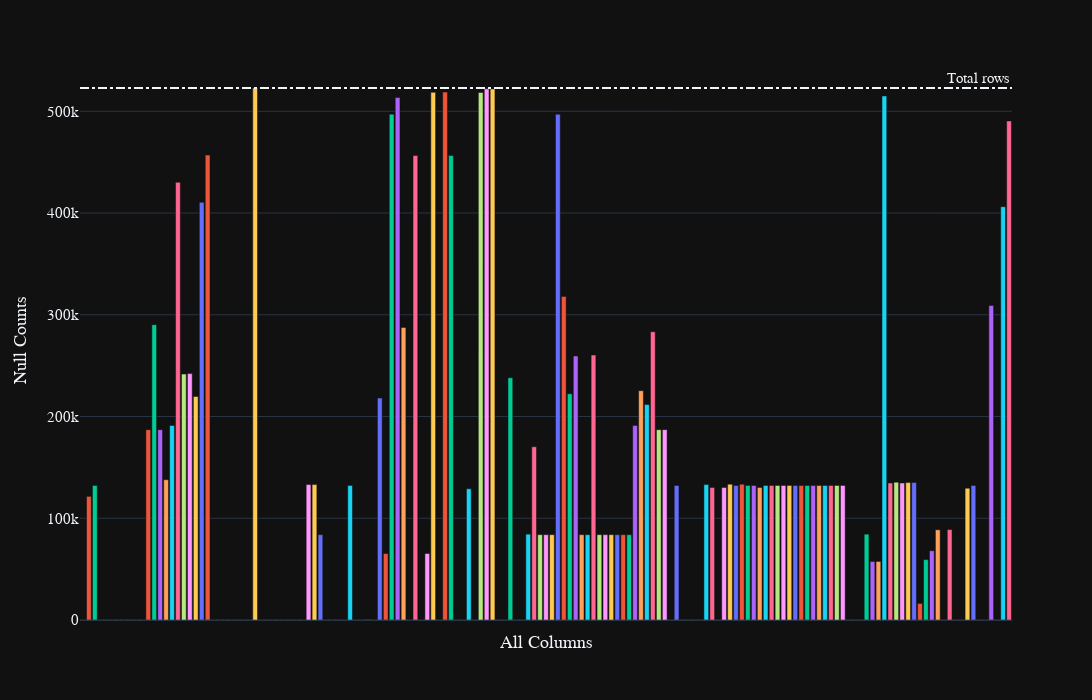

Notebook code for this chart:
### Code cell
train_static_1 = preprocess(27)
display(train_static_1.fetch().head())
train_static_1.pipe(plot_nulls,show_legend=False)
print(gc.collect())
